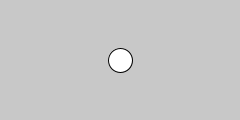
Frame 1 (no input)
Frame 60 (the mouse pressed at the canvas centre just before this capture): identical to frame 1, image omitted
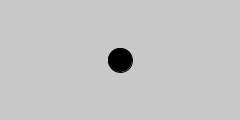
Frame 120 (the mouse held since frame 60 and released just before this capture)

The Processing sketch that drew these frames (run headless with seeded random() and noise(); from frame 60 on, the mouse is pressed at the canvas centre):

// Processing sketch: processing_73576
// ── processing_73576.pde

int counter;

int x=120;
int y=60;
int radio =12;

void setup ()  {   

size (240,120);
ellipseMode(RADIUS); 

} 

void draw () {
  background (200);
  float d= dist(mouseX,mouseY,x,y);
  if(d< radio){
    
    fill(0);
  } else  {
    fill (255);
    }
    ellipse (x,y,radio,radio);
    
    }
